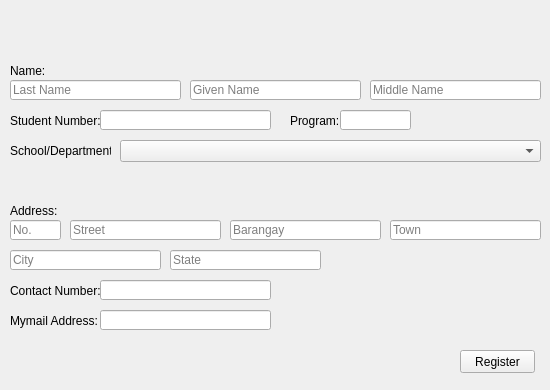
<?xml version="1.0" encoding="UTF-8"?>
<ui version="4.0">
 <class>Form</class>
 <widget class="QWidget" name="Form">
  <property name="geometry">
   <rect>
    <x>0</x>
    <y>0</y>
    <width>550</width>
    <height>390</height>
   </rect>
  </property>
  <property name="windowTitle">
   <string>Form</string>
  </property>
  <widget class="QLabel" name="label">
   <property name="geometry">
    <rect>
     <x>10</x>
     <y>60</y>
     <width>61</width>
     <height>21</height>
    </rect>
   </property>
   <property name="text">
    <string>Name:</string>
   </property>
  </widget>
  <widget class="QLineEdit" name="lineEdit">
   <property name="geometry">
    <rect>
     <x>10</x>
     <y>80</y>
     <width>171</width>
     <height>20</height>
    </rect>
   </property>
   <property name="statusTip">
    <string/>
   </property>
   <property name="whatsThis">
    <string/>
   </property>
   <property name="accessibleName">
    <string/>
   </property>
   <property name="inputMask">
    <string/>
   </property>
   <property name="text">
    <string/>
   </property>
   <property name="placeholderText">
    <string>Last Name</string>
   </property>
  </widget>
  <widget class="QLabel" name="label_2">
   <property name="geometry">
    <rect>
     <x>290</x>
     <y>110</y>
     <width>51</width>
     <height>21</height>
    </rect>
   </property>
   <property name="text">
    <string>Program:</string>
   </property>
  </widget>
  <widget class="QLineEdit" name="lineEdit_2">
   <property name="geometry">
    <rect>
     <x>190</x>
     <y>80</y>
     <width>171</width>
     <height>20</height>
    </rect>
   </property>
   <property name="placeholderText">
    <string>Given Name</string>
   </property>
  </widget>
  <widget class="QLabel" name="label_3">
   <property name="geometry">
    <rect>
     <x>10</x>
     <y>200</y>
     <width>51</width>
     <height>21</height>
    </rect>
   </property>
   <property name="text">
    <string>Address:</string>
   </property>
  </widget>
  <widget class="QLineEdit" name="lineEdit_3">
   <property name="geometry">
    <rect>
     <x>370</x>
     <y>80</y>
     <width>171</width>
     <height>20</height>
    </rect>
   </property>
   <property name="placeholderText">
    <string>Middle Name</string>
   </property>
  </widget>
  <widget class="QLabel" name="label_4">
   <property name="geometry">
    <rect>
     <x>10</x>
     <y>110</y>
     <width>91</width>
     <height>21</height>
    </rect>
   </property>
   <property name="text">
    <string>Student Number:</string>
   </property>
  </widget>
  <widget class="QLineEdit" name="lineEdit_4">
   <property name="geometry">
    <rect>
     <x>100</x>
     <y>110</y>
     <width>171</width>
     <height>20</height>
    </rect>
   </property>
   <property name="text">
    <string/>
   </property>
  </widget>
  <widget class="QLineEdit" name="lineEdit_5">
   <property name="geometry">
    <rect>
     <x>340</x>
     <y>110</y>
     <width>71</width>
     <height>20</height>
    </rect>
   </property>
   <property name="text">
    <string/>
   </property>
  </widget>
  <widget class="QLineEdit" name="lineEdit_6">
   <property name="geometry">
    <rect>
     <x>70</x>
     <y>220</y>
     <width>151</width>
     <height>20</height>
    </rect>
   </property>
   <property name="placeholderText">
    <string>Street</string>
   </property>
  </widget>
  <widget class="QLineEdit" name="lineEdit_7">
   <property name="geometry">
    <rect>
     <x>230</x>
     <y>220</y>
     <width>151</width>
     <height>20</height>
    </rect>
   </property>
   <property name="placeholderText">
    <string>Barangay</string>
   </property>
  </widget>
  <widget class="QLineEdit" name="lineEdit_8">
   <property name="geometry">
    <rect>
     <x>390</x>
     <y>220</y>
     <width>151</width>
     <height>20</height>
    </rect>
   </property>
   <property name="placeholderText">
    <string>Town</string>
   </property>
  </widget>
  <widget class="QLineEdit" name="lineEdit_9">
   <property name="geometry">
    <rect>
     <x>10</x>
     <y>220</y>
     <width>51</width>
     <height>20</height>
    </rect>
   </property>
   <property name="placeholderText">
    <string>No.</string>
   </property>
  </widget>
  <widget class="QLineEdit" name="lineEdit_10">
   <property name="geometry">
    <rect>
     <x>100</x>
     <y>280</y>
     <width>171</width>
     <height>20</height>
    </rect>
   </property>
   <property name="text">
    <string/>
   </property>
  </widget>
  <widget class="QLabel" name="label_5">
   <property name="geometry">
    <rect>
     <x>10</x>
     <y>280</y>
     <width>91</width>
     <height>21</height>
    </rect>
   </property>
   <property name="text">
    <string>Contact Number:</string>
   </property>
  </widget>
  <widget class="QLabel" name="label_6">
   <property name="geometry">
    <rect>
     <x>10</x>
     <y>310</y>
     <width>91</width>
     <height>21</height>
    </rect>
   </property>
   <property name="text">
    <string>Mymail Address:</string>
   </property>
  </widget>
  <widget class="QLineEdit" name="lineEdit_11">
   <property name="geometry">
    <rect>
     <x>100</x>
     <y>310</y>
     <width>171</width>
     <height>20</height>
    </rect>
   </property>
   <property name="text">
    <string/>
   </property>
  </widget>
  <widget class="QComboBox" name="comboBox">
   <property name="geometry">
    <rect>
     <x>120</x>
     <y>140</y>
     <width>421</width>
     <height>22</height>
    </rect>
   </property>
   <property name="editable">
    <bool>false</bool>
   </property>
   <property name="currentText">
    <string/>
   </property>
   <property name="currentIndex">
    <number>-1</number>
   </property>
  </widget>
  <widget class="QLabel" name="label_7">
   <property name="geometry">
    <rect>
     <x>10</x>
     <y>140</y>
     <width>101</width>
     <height>21</height>
    </rect>
   </property>
   <property name="text">
    <string>School/Department:</string>
   </property>
  </widget>
  <widget class="QPushButton" name="pushButton">
   <property name="geometry">
    <rect>
     <x>460</x>
     <y>350</y>
     <width>75</width>
     <height>23</height>
    </rect>
   </property>
   <property name="text">
    <string>Register</string>
   </property>
  </widget>
  <widget class="QLineEdit" name="lineEdit_12">
   <property name="geometry">
    <rect>
     <x>10</x>
     <y>250</y>
     <width>151</width>
     <height>20</height>
    </rect>
   </property>
   <property name="placeholderText">
    <string>City</string>
   </property>
  </widget>
  <widget class="QLineEdit" name="lineEdit_13">
   <property name="geometry">
    <rect>
     <x>170</x>
     <y>250</y>
     <width>151</width>
     <height>20</height>
    </rect>
   </property>
   <property name="placeholderText">
    <string>State</string>
   </property>
  </widget>
 </widget>
 <resources/>
 <connections/>
</ui>
